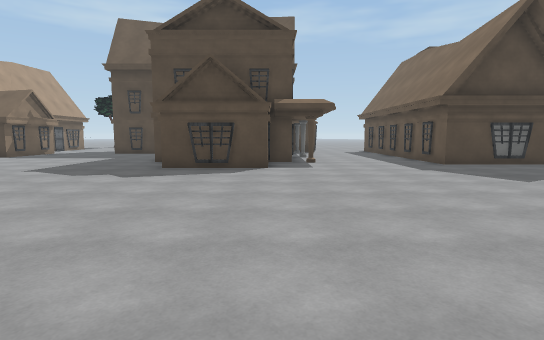
[1] (above)

19 first-person views from a walk through a Unity game level. The camera is 1.5 m above the floor, tilts 6° down and sees 80° across. The floor is counted in squares, 2 m on a side. Each view is taken from the middle of a square. On the plan, view 1 faces up. The plan holds only what a view shows up to about 11 squares ahead; the rest is blank. The place goes on beyond the plan. The player is left out. Some animated figures are left out. Some surface patterns are stand-ins.

[2]
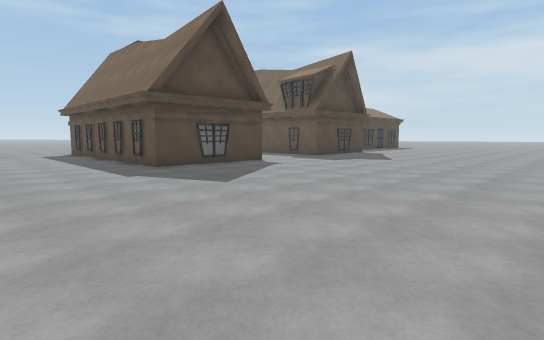

[3]
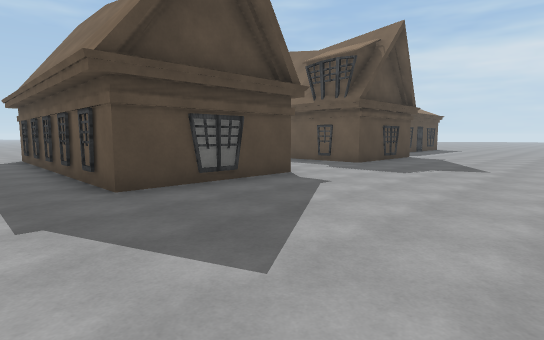

[4]
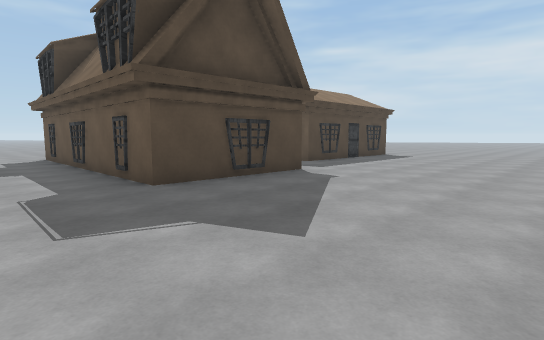

[5]
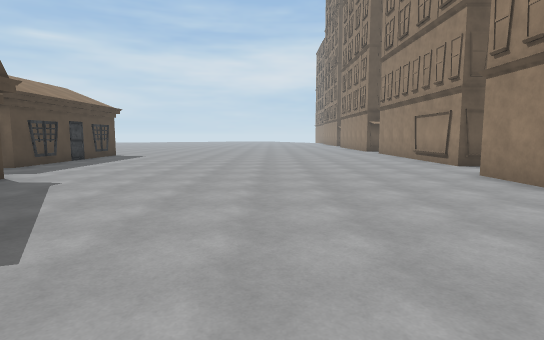

[6]
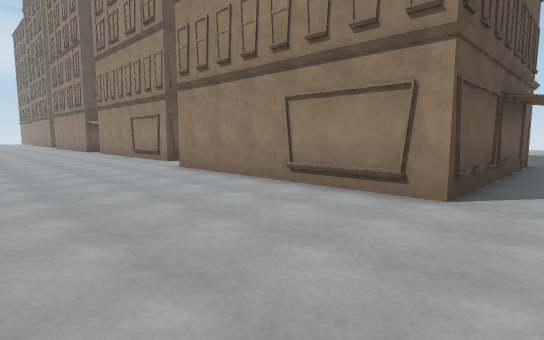

[7]
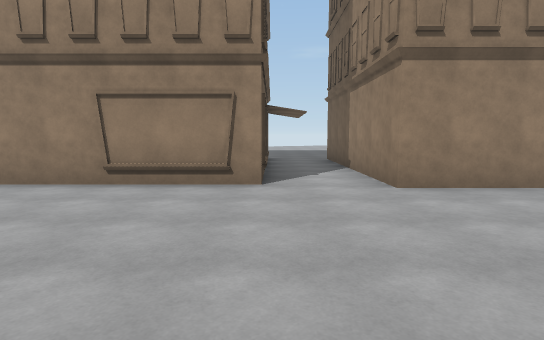

[8]
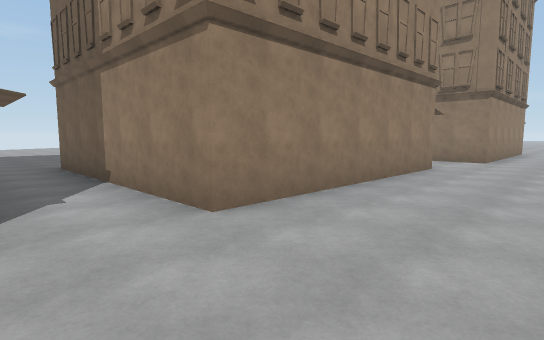

[9]
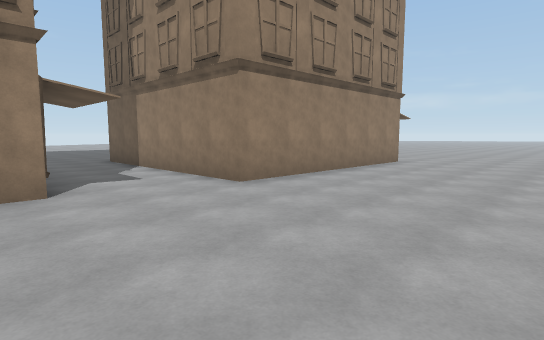

[10]
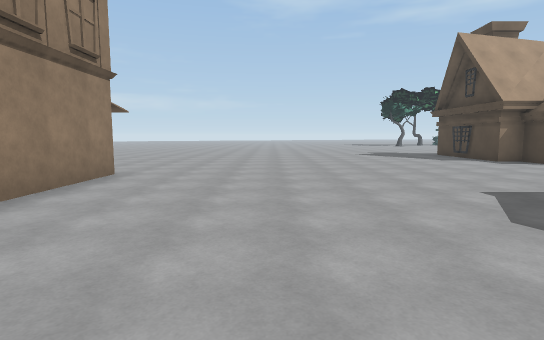

[11]
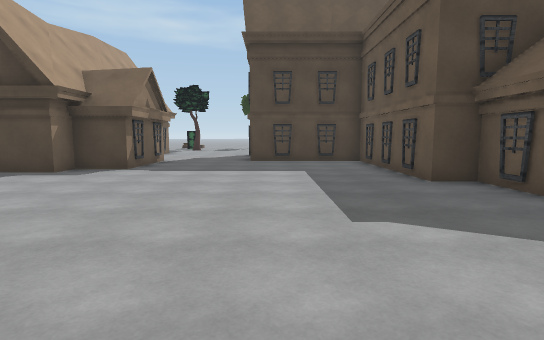

[12]
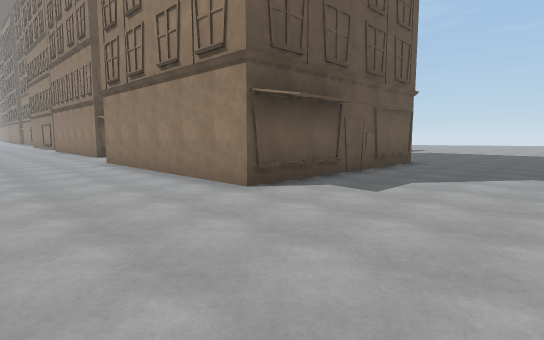

[13]
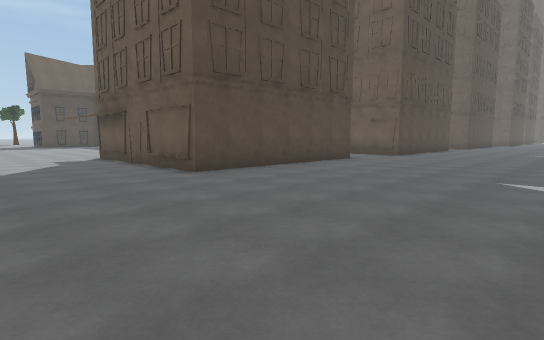

[14]
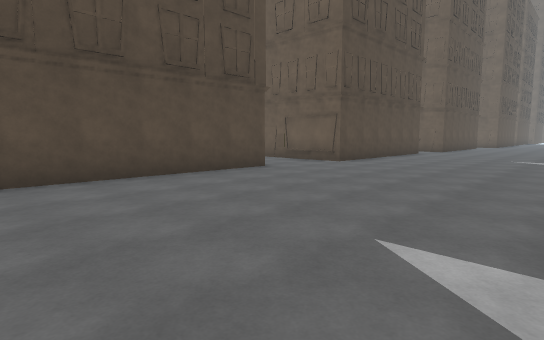

[15]
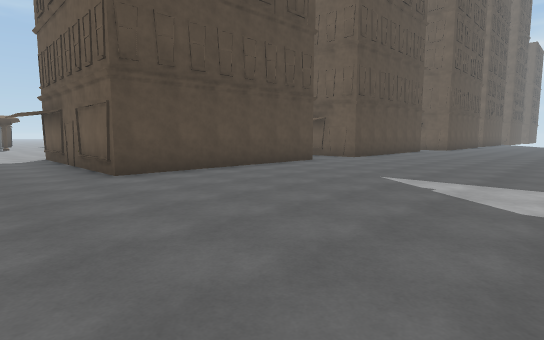

[16]
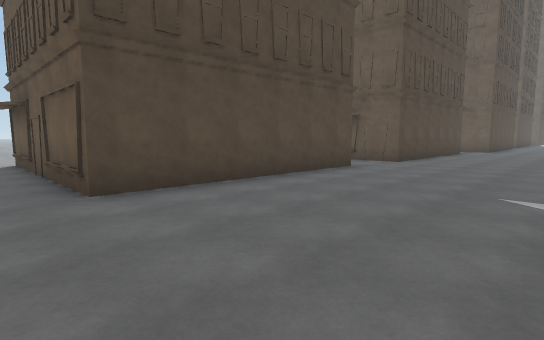

[17]
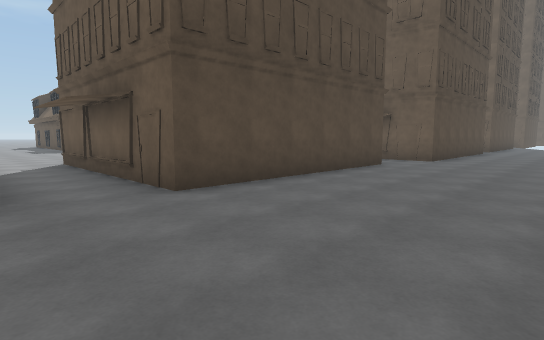

[18]
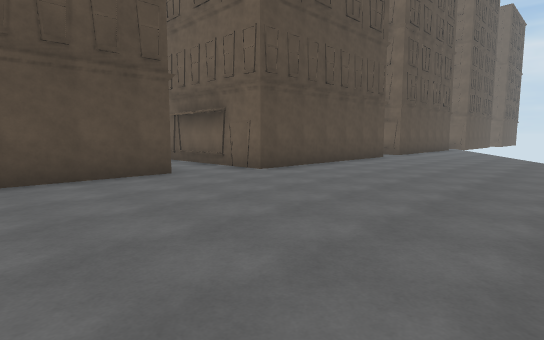

[19]
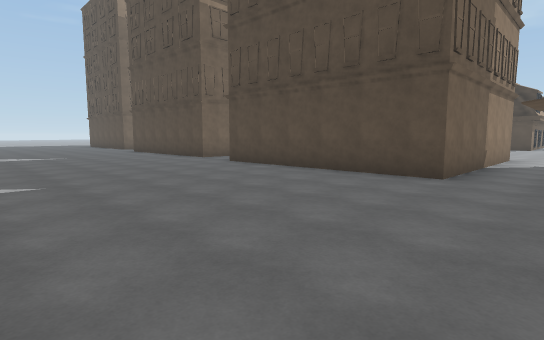

### Floor plan
Key: @ floor where view 1 was taken; . floor; O other object.
Columns run from 11 left of view 1 to 23 right of it. Each row starts with its distance up from view 1.
 18                      ..
 17                ..    ..
 16                .OO   .O
 15 O ...OOOO     ..OO   .O
 14 OO...OOOO    ...OO   .OO
 13 OOO.....O    ...OO   .OO
 12 OOO.....O    ...OO   .OO      OO
 11 O.......O   O...OO   .OO     OOO
 10 ........OOOO....OO  ..OOO  .OOOO
  9 .........OOOO...OOOO..OOOO......
  8 .........OOO.....................
  7 ..................................
  6 ...................................
  5 ...................................
  4 ................................
  3 ..................................
  2 ..................................
  1 ....OOOOOO.......................
  0 ....O     .@OOOOOOO.OOOOOOO.....
 -1 ....O     ..O     O.O     O.OOOO
 -2 ....O     ..O     O.O     O.O
 -3  ...O     ..O     O.O     O.O
 -4  ...O     ..O     O.O     O.O
 -5 ....OOOOOO..O     O.O     O.O
 -6 ....................OOOOOOO.O     O
 -7 ...................................
 -8 ...................................
 -9 ...................................
-10 ...................................
-11 ...................................
-12           .......     ........

Where each view was taken, in squares from view 1:
view 1: 0 up, 0 right, facing up
view 2: 1 up, 1 right, facing up-right
view 3: 4 up, 3 right, facing up-right
view 4: 4 up, 9 right, facing up-right
view 5: 4 up, 9 right, facing right
view 6: 4 up, 8 right, facing down-right
view 7: 5 up, 9 right, facing down
view 8: 3 up, 9 right, facing down-left
view 9: 5 up, 2 right, facing down-left
view 10: 4 up, 1 left, facing left
view 11: 4 up, 6 left, facing up
view 12: 4 up, 11 left, facing down-right
view 13: 11 down, 11 left, facing up-right
view 14: 11 down, 7 left, facing up-right
view 15: 12 down, 1 left, facing up-right
view 16: 10 down, 0 right, facing up-right
view 17: 10 down, 7 right, facing up-right
view 18: 12 down, 12 right, facing up-right
view 19: 12 down, 17 right, facing up-left
